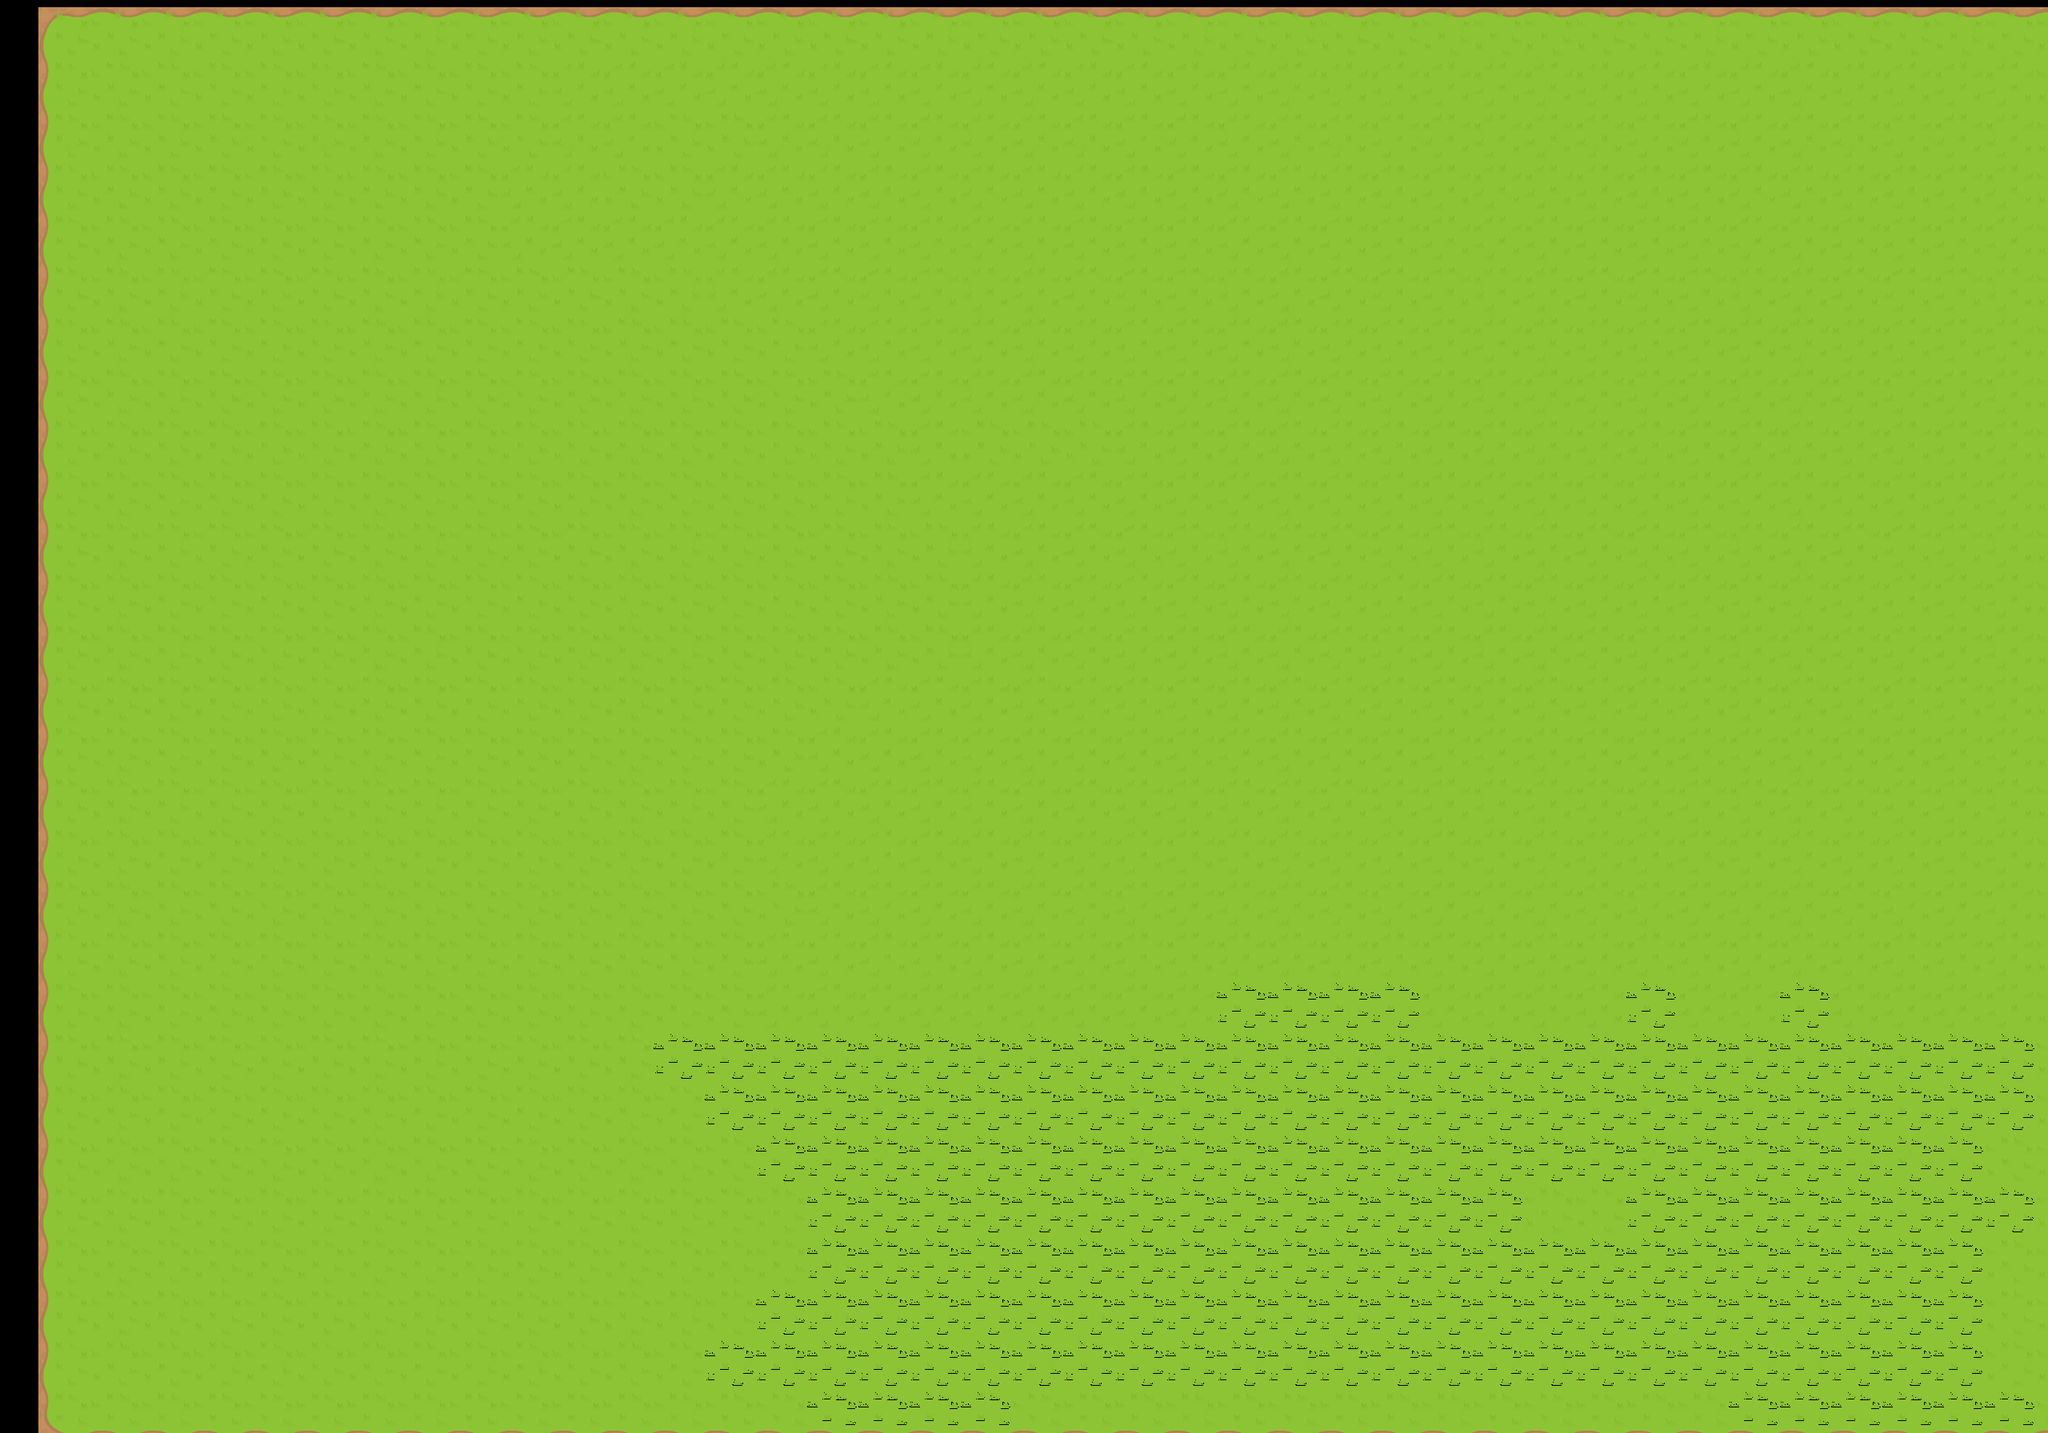

Tiled map render using the project's own tile images. Description and the whole map definition, tile-layer contents included, below:
An orthogonal 40x28 tile map with 64x64 px tiles, 1 tile layer (Tile Layer 1), 2 tilesets and 9 objects (2x Eye, Snake).

<map version="1.0" tiledversion="1.1.6" orientation="orthogonal" renderorder="right-down" width="40" height="28" tilewidth="64" tileheight="64" infinite="0" nextobjectid="14">
 <tileset firstgid="1" name="rpg_tiles" tilewidth="64" tileheight="64" tilecount="260" columns="20">
  <image source="rpgTiles.png" width="1280" height="832" />
 </tileset>
 <tileset firstgid="261" name="rpgTiles" tilewidth="64" tileheight="64" tilecount="260" columns="20">
  <image source="rpgTiles.png" trans="8ac132" width="1280" height="832" />
 </tileset>
 <layer name="Tile Layer 1" width="40" height="28" offsetx="48.4848" offsety="9.09091">
  <data encoding="csv">
1,2,2,2,2,2,2,2,2,2,2,2,2,2,2,2,2,2,2,2,2,2,2,2,2,2,2,2,2,2,2,2,2,2,2,2,2,2,2,3,
21,22,22,22,22,22,22,22,22,22,44,44,44,44,44,44,44,44,44,44,44,44,44,44,44,44,44,44,44,44,44,44,44,44,44,44,44,44,44,23,
21,22,22,22,22,22,22,22,22,22,44,44,22,22,44,44,44,44,44,44,44,44,44,44,44,44,44,44,44,44,44,44,44,44,44,44,44,44,44,23,
21,22,22,22,22,22,22,22,22,44,44,22,22,44,44,44,44,44,44,44,44,44,44,44,44,44,44,44,44,44,44,44,44,44,44,44,44,44,44,23,
21,22,22,22,22,22,22,22,22,44,44,44,44,44,44,44,44,44,44,44,44,44,44,44,44,44,44,44,44,44,44,44,44,44,44,44,44,44,44,23,
21,22,22,22,22,22,22,22,22,22,22,22,22,44,44,44,44,44,44,44,44,44,44,44,44,44,44,44,44,44,44,44,44,44,44,44,44,44,44,23,
21,22,22,22,22,22,22,22,22,22,22,22,22,22,22,44,44,44,44,44,44,44,44,44,44,44,44,44,44,44,44,44,44,44,44,44,44,44,44,23,
21,22,22,22,22,22,22,22,22,22,22,22,22,22,22,22,44,44,44,44,44,44,44,44,44,44,44,44,44,44,44,44,44,44,44,44,44,44,44,23,
21,22,22,22,22,22,22,22,22,22,22,22,22,22,22,22,22,44,22,22,22,44,44,44,44,44,44,44,44,44,44,44,44,44,44,44,44,44,44,23,
21,22,22,22,22,22,22,22,22,22,22,22,22,22,22,22,22,44,44,44,44,44,44,44,44,44,44,44,44,44,44,44,44,44,44,44,44,44,44,23,
21,22,22,22,22,22,22,22,22,22,22,22,22,22,22,22,22,22,44,44,44,44,44,44,44,44,44,44,44,44,44,44,44,44,44,44,44,44,44,23,
21,22,22,22,22,22,22,22,22,22,22,22,22,22,22,22,22,22,44,44,44,44,44,44,44,44,44,44,44,44,44,44,44,44,44,44,44,44,44,23,
21,22,22,22,22,22,22,22,22,22,22,22,22,22,22,22,22,22,44,44,44,44,44,44,44,44,44,44,44,44,44,44,44,44,44,44,44,44,44,23,
21,22,22,22,22,22,22,22,22,22,22,22,22,22,22,22,44,44,44,44,44,44,44,44,44,44,44,44,44,44,44,44,44,44,44,44,44,44,44,23,
21,22,22,22,22,22,22,22,22,22,22,22,22,22,22,44,44,44,44,44,44,44,44,44,44,44,44,44,44,44,44,44,44,44,44,44,44,44,44,23,
21,22,22,22,22,22,22,22,22,22,22,22,22,22,44,44,44,44,44,44,44,44,44,44,44,44,44,44,44,44,44,44,44,44,44,44,44,44,44,23,
21,22,22,22,22,22,22,22,22,22,22,22,22,22,44,44,44,44,44,44,44,44,44,44,44,44,44,44,44,44,44,44,44,44,44,44,44,44,44,23,
21,22,22,22,22,22,22,22,22,22,22,22,22,22,22,44,44,44,44,44,44,44,44,44,44,44,44,44,44,44,44,44,44,44,44,44,44,44,44,23,
21,22,22,22,22,22,22,22,22,22,22,22,22,22,44,44,44,44,44,44,44,44,44,44,44,44,44,44,44,44,44,44,44,44,44,44,44,44,44,23,
21,22,22,22,22,22,22,22,22,22,22,22,22,22,44,44,44,44,44,44,44,44,44,282,282,282,282,44,44,44,44,282,44,44,282,44,44,44,44,23,
21,22,22,22,22,22,22,22,22,22,22,22,282,282,282,282,282,282,282,282,282,282,282,282,282,282,282,282,282,282,282,282,282,282,282,282,282,282,282,23,
21,22,22,22,22,22,22,22,22,22,22,22,22,282,282,282,282,282,282,282,282,282,282,282,282,282,282,282,282,282,282,282,282,282,282,282,282,282,282,23,
21,22,22,22,22,22,22,22,22,22,22,22,22,22,282,282,282,282,282,282,282,282,282,282,282,282,282,282,282,282,282,282,282,282,282,282,282,282,22,23,
21,22,22,22,22,22,22,22,22,22,22,22,22,22,22,282,282,282,282,282,282,282,282,282,282,282,282,282,282,22,22,282,282,282,282,282,282,282,282,23,
21,22,22,22,22,22,22,22,22,22,22,22,22,22,22,282,282,282,282,282,282,282,282,282,282,282,282,282,282,282,282,282,282,282,282,282,282,282,22,23,
21,22,22,22,22,22,22,22,22,22,22,22,22,22,282,282,282,282,282,282,282,282,282,282,282,282,282,282,282,282,282,282,282,282,282,282,282,282,22,23,
21,22,22,22,22,22,22,22,22,22,22,22,22,282,282,282,282,282,282,282,282,282,282,282,282,282,282,282,282,282,282,282,282,282,282,282,282,282,22,23,
41,42,42,42,42,42,42,42,42,42,42,42,42,42,42,302,302,302,302,42,42,42,42,42,42,42,42,42,42,42,42,42,42,302,302,302,302,302,302,43
</data>
 </layer>
 <objectgroup name="enemies" offsetx="48.4848" offsety="0">
  <object id="1" type="Snake" x="1203.76" y="1657.7" width="74" height="68">
   <properties>
    <property name="Type" value="Eye" />
   </properties>
  </object>
  <object id="2" type="Eye" x="1164.73" y="36" width="78" height="74">
   <properties>
    <property name="Type" value="Snake" />
   </properties>
  </object>
  <object id="3" x="34" y="1670" width="84" height="80">
   <properties>
    <property name="Type" value="Snake" />
   </properties>
  </object>
  <object id="4" type="Eye" x="2415.88" y="681.03" width="88" height="74">
   <properties>
    <property name="Type" value="Eye" />
   </properties>
  </object>
 </objectgroup>
 <objectgroup name="obstacles">
  <object id="8" x="309.091" y="396.97" width="109.091" height="106.061">
   <properties>
    <property name="type" value="tree" />
   </properties>
  </object>
  <object id="9" x="1057.58" y="581.818" width="133.333" height="124.242">
   <properties>
    <property name="type" value="bush" />
   </properties>
  </object>
  <object id="10" x="418.182" y="1169.7" width="130.303" height="127.273">
   <properties>
    <property name="type" value="bush" />
   </properties>
  </object>
  <object id="11" x="1793.94" y="1021.21" width="154.545" height="127.273">
   <properties>
    <property name="type" value="tree" />
   </properties>
  </object>
  <object id="12" x="1763.64" y="212.121" width="124.242" height="115.152">
   <properties>
    <property name="type" value="bush" />
   </properties>
  </object>
 </objectgroup>
</map>
